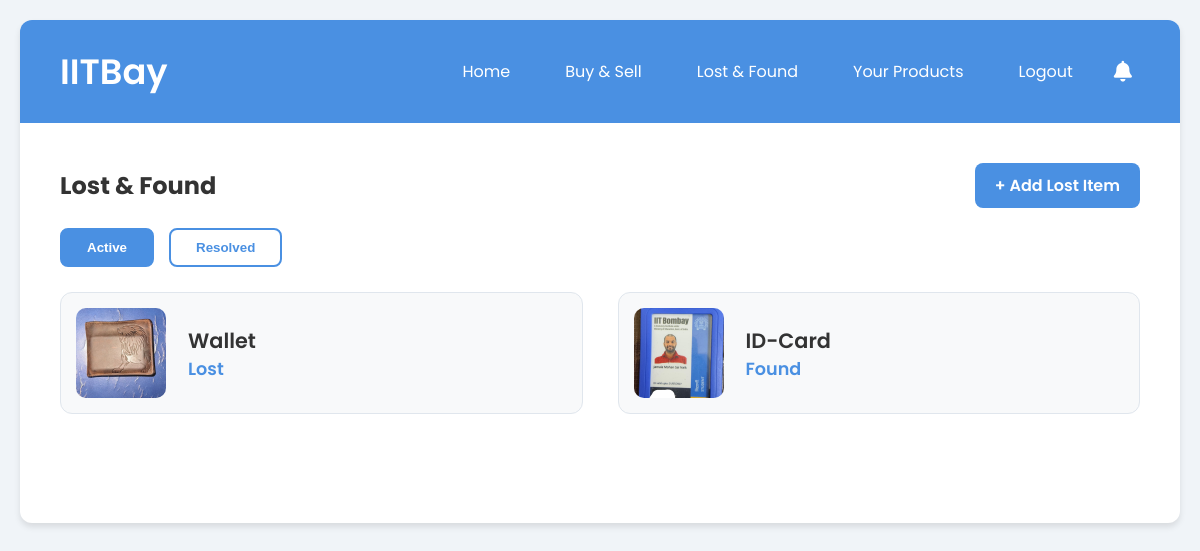
Before: /lost-found (signed in) with the older database file.
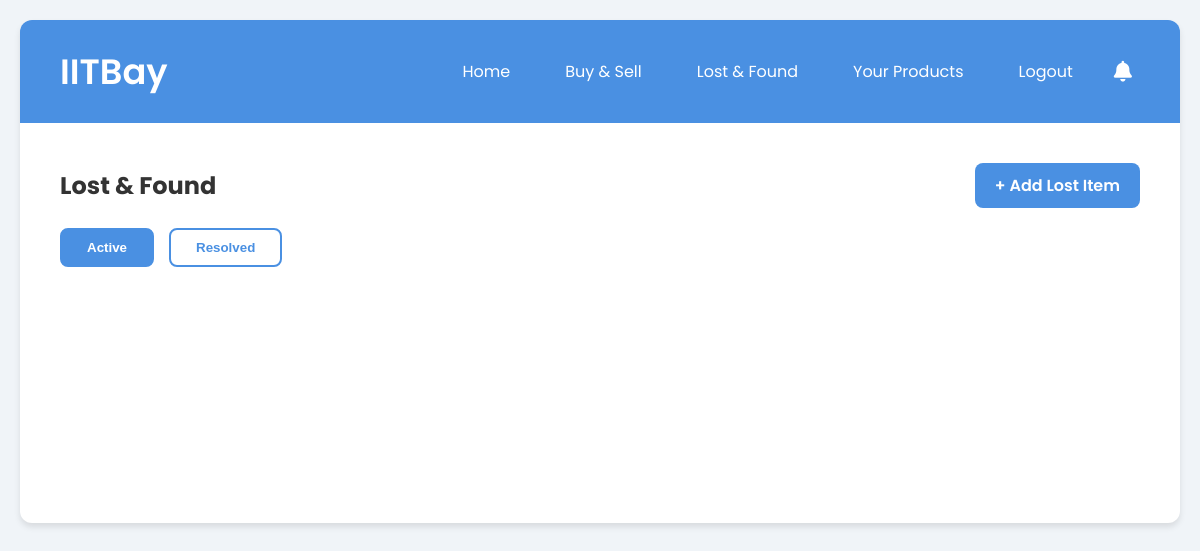
After: the same page with the newer database file.
### tables this page shows
CREATE TABLE lost_found_items (
                id INTEGER PRIMARY KEY AUTOINCREMENT,
                item TEXT NOT NULL,
                description TEXT,
                image TEXT,
                contact TEXT,
                status TEXT NOT NULL,
                user_id INTEGER
            , category TEXT, created_at TEXT);

### app.py (the view)
@app.route("/lost-found")
def lost_found():
    if "username" not in session:
        return redirect(url_for("login"))
    db = get_db()
    active_items = db.execute(
        "SELECT * FROM lost_found_items WHERE status!='resolved' ORDER BY id DESC"
    ).fetchall()
    resolved_items = db.execute(
        "SELECT * FROM lost_found_items WHERE status='resolved' ORDER BY id DESC"
    ).fetchall()
    return render_template(
        "lost_found.html",
        active_items=active_items,
        resolved_items=resolved_items,
    )

### app.py (called while the page is built)
def get_db():
    db = getattr(g, "_database", None)
    if db is None:
        db = g._database = sqlite3.connect(DATABASE)
        db.row_factory = sqlite3.Row
    return db

@app.teardown_appcontext
def close_connection(exception):
    db = getattr(g, "_database", None)
    if db is not None:
        db.close()

### templates/lost_found.html (shortened to what this page needs)
{% extends "base.html" %}
{% block content %}
<div class="bs-header">
    <h2>Lost & Found</h2>
    <a href="{{ url_for('add_lost_item') }}" class="add-item-top-btn">+ Add Lost Item</a>
</div>
<div class="toggle-tabs">
    <button class="toggle-btn active" onclick="showTab('active')">Active</button>
    <button class="toggle-btn" onclick="showTab('resolved')">Resolved </button>
</div>
<div id="active" class="tab-section">
    <div class="product-grid center-grid">
        {% for item in active_items %}
            <a href="{{ url_for('lost_found_detail', item_id=item.id) }}" class="product-card">
                {% if item.image %}
                    <img src="{{ url_for('static', filename='uploads/' ~ item.image) }}" class="product-image">
                {% else %}
                    <div class="product-image" style="display:flex;align-items:center;justify-content:center;background:#e3f2fd;">Image</div>
                {% endif %}
                <div class="product-info">
                    <div class="product-name">{{ item.item }}</div>
                    <div class="product-price">{{ item.status|capitalize }}</div>
                </div>
            </a>
        {% endfor %}
    </div>
</div>
{% endblock %}

### templates/base.html (shortened to what this page needs)
<!DOCTYPE html>
<html lang="en">
<head>
    <link rel="stylesheet" href="https://cdnjs.cloudflare.com/ajax/libs/font-awesome/6.5.1/css/all.min.css"
 />
    <link rel="stylesheet" href="{{ url_for('static', filename='style.css') }}">
</head>
<body>
    <div class="container">
        <header>
            <h1><a href="{{ url_for('home') }}">IITBay</a></h1>
            <div class="header-right">
                <nav>
                    <a href="{{ url_for('home') }}">Home</a>
                    <a href="{{ url_for('buy_sell') }}">Buy & Sell</a>
                    <a href="{{ url_for('lost_found') }}">Lost & Found</a>
                    {% if 'user_id' in session %}
                    <a href="{{ url_for('your_products') }}">Your Products</a>
                    {% endif %}
                    {% if 'username' in session %}
                    <a href="{{ url_for('logout') }}">Logout</a>
                    {% else %}
                    <a href="{{ url_for('login') }}">Login</a>
                    {% endif %}
                </nav>
                {% if 'user_id' in session %}
                <div class="notif-container">
                    <button type="button" class="notif-bell-btn" id="notifBellBtn" aria-label="Notifications">
                        <i class="fa-solid fa-bell"></i>
                    </button>
                </div>
                {% endif %}
            </div>
        </header>
        <main>
            {% block content %}{% endblock %}
        </main>
    </div>
</body>
</html>

### static/style.css (style rules this page uses)
* { margin: 0; padding: 0; box-sizing: border-box; }
body { font-family: 'Poppins', sans-serif; background-color: #f0f4f8; min-height: 100vh; padding: 20px; color: #333; }
.container { max-width: 1200px; margin: 0 auto; background: white; border-radius: 12px; box-shadow: 0 4px 6px rgba(0,0,0,0.1); overflow: hidden; }
header { background: #4a90e2; padding: 25px 40px; color: white; display: flex; justify-content: space-between; align-items: center; }
header h1 a { color: white; text-decoration: none; font-size: 2.2rem; font-weight: 600; }
.header-right { display: flex; align-items: center; gap: 18px; }
nav { display: flex; gap: 25px; }
nav a { color: white; text-decoration: none; font-weight: 400; font-size: 1rem; padding: 8px 15px; border-radius: 6px; transition: 0.3s; }
main { padding: 40px; min-height: 400px; }
.bs-header { display: flex; justify-content: space-between; align-items: center; margin-bottom: 20px; }
.add-item-top-btn { background: #4a90e2; padding: 10px 20px; color: white; border-radius: 8px; text-decoration: none; font-weight: 600; }
.toggle-tabs { display: flex; gap: 15px; margin-bottom: 25px; }
.toggle-btn { padding: 10px 25px; border: 2px solid #4a90e2; border-radius: 8px; background: white; color: #4a90e2; font-weight: 600; cursor: pointer; }
.toggle-btn.active { background: #4a90e2; color: white; }
.notif-container { position: relative; display: flex; align-items: center; }
.notif-bell-btn { background: transparent; border: none; cursor: pointer; position: relative; font-size: 1.3rem; color: #ffffff; padding: 8px; border-radius: 999px; transition: background 0.2s ease, transform 0.1s ease; }
.notif-bell-btn i { color: #ffffff; }

Changed rows visible on the page:
removed lost_found_items: image (picture), item "Wallet", status "Lost"
removed lost_found_items: image (picture), item "ID-Card", status "Found"
